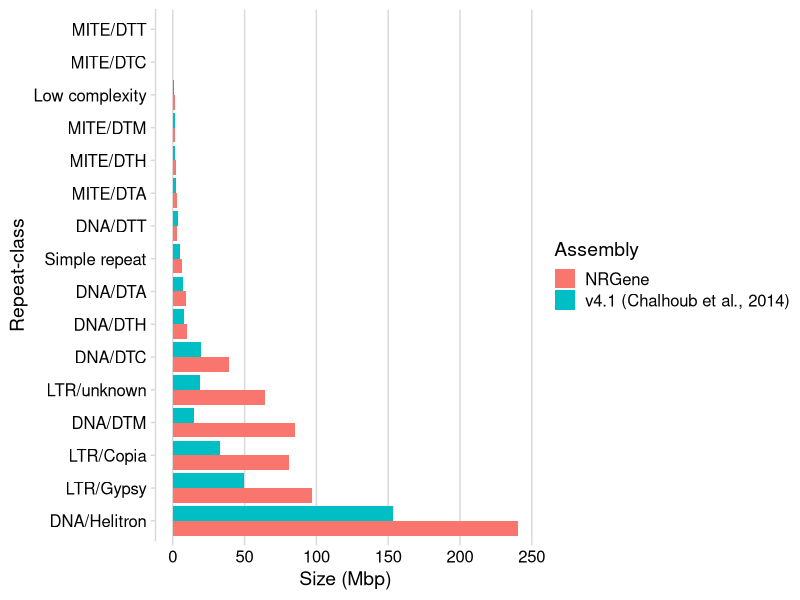

This figure's R source:
## ---- chunk 1
library(tidyverse)
## ---- chunk 2
df <- data.frame(
  stringsAsFactors = FALSE,
       check.names = FALSE,
          Assembly = c("v4.1 (Chalhoub et al., 2014)",
                       "v4.1 (Chalhoub et al., 2014)",
                       "v4.1 (Chalhoub et al., 2014)","v4.1 (Chalhoub et al., 2014)",
                       "v4.1 (Chalhoub et al., 2014)","v4.1 (Chalhoub et al., 2014)",
                       "v4.1 (Chalhoub et al., 2014)","v4.1 (Chalhoub et al., 2014)",
                       "v4.1 (Chalhoub et al., 2014)",
                       "v4.1 (Chalhoub et al., 2014)","v4.1 (Chalhoub et al., 2014)",
                       "v4.1 (Chalhoub et al., 2014)","v4.1 (Chalhoub et al., 2014)",
                       "v4.1 (Chalhoub et al., 2014)","v4.1 (Chalhoub et al., 2014)",
                       "v4.1 (Chalhoub et al., 2014)","v4.1 (Chalhoub et al., 2014)",
                       "v4.1 (Chalhoub et al., 2014)",
                       "v4.1 (Chalhoub et al., 2014)","NRGene","NRGene","NRGene","NRGene","NRGene",
                       "NRGene","NRGene","NRGene","NRGene","NRGene",
                       "NRGene","NRGene","NRGene","NRGene","NRGene","NRGene",
                       "NRGene","NRGene","NRGene"),
    Pseudomolecule = c("chrA01","chrA02","chrA03",
                       "chrA04","chrA05","chrA06","chrA07","chrA08","chrA09",
                       "chrA10","chrC01","chrC02","chrC03","chrC04",
                       "chrC05","chrC06","chrC07","chrC08","chrC09","chrA01",
                       "chrA02","chrA03","chrA04","chrA05","chrA06","chrA07",
                       "chrA08","chrA09","chrA10","chrC01","chrC02",
                       "chrC03","chrC04","chrC05","chrC06","chrC07","chrC08",
                       "chrC09"),
         `DNA/DTA` = c(0.21,0.24,0.21,0.2,0.21,
                       0.23,0.21,0.17,0.32,0.14,0.99,0.46,0.66,0.57,0.52,
                       0.45,0.48,0.4,0.49,0.33,0.33,0.29,0.25,0.32,
                       0.31,0.3,0.24,0.53,0.2,0.6,0.74,0.86,0.78,0.61,0.6,
                       0.68,0.57,0.68),
         `DNA/DTC` = c(0.43,0.51,0.44,0.37,0.39,
                       0.38,0.36,0.33,0.64,0.27,1.49,1.85,2.17,1.93,1.65,
                       1.4,1.6,1.37,2,0.71,0.93,0.61,0.51,0.68,0.56,
                       0.55,0.59,1.24,0.45,3.37,3.88,4.38,4.37,3.23,
                       2.67,3.26,2.81,4.1),
         `DNA/DTH` = c(0.24,0.28,0.28,0.18,0.21,
                       0.27,0.21,0.18,0.38,0.17,0.54,0.61,0.79,0.62,0.59,
                       0.51,0.56,0.49,0.63,0.32,0.38,0.33,0.22,0.27,
                       0.28,0.25,0.21,0.45,0.23,0.76,0.81,1.01,0.84,0.75,
                       0.66,0.71,0.71,0.87),
         `DNA/DTM` = c(0.48,0.54,0.49,0.38,0.48,
                       0.5,0.46,0.37,0.73,0.38,0.97,1.16,1.43,1.31,1.1,
                       0.92,1.07,0.98,1.19,2.49,2.08,1.27,1.39,0.82,
                       1.66,3.83,2.13,1.78,5.15,5.18,19.03,5.67,7.71,3.13,
                       3.82,8.87,4.25,4.87),
         `DNA/DTT` = c(0.1,0.14,0.14,0.09,0.09,
                       0.1,0.15,0.1,0.2,0.07,0.19,0.28,0.35,0.24,0.22,
                       0.2,0.25,0.22,0.26,0.12,0.15,0.15,0.1,0.1,0.11,
                       0.1,0.12,0.2,0.08,0.14,0.22,0.28,0.18,0.17,0.15,
                       0.2,0.17,0.18),
    `DNA/Helitron` = c(5.51,6.77,6.4,5.19,5.47,
                       5.96,5.88,4.7,8.89,3.8,8.58,11.01,13.96,12.01,9.51,
                       9.24,10.47,8.69,11.25,12.74,9.87,7.83,7.88,
                       10.24,9.12,7.64,6.7,15.77,5.84,14.69,17.96,20.14,
                       19.32,15.78,13.19,15.15,13.39,16.94),
       `LTR/Copia` = c(0.73,0.91,0.69,0.61,0.68,
                       0.71,0.74,0.72,1.06,0.42,2.51,2.96,3.36,3.42,2.62,
                       2.59,2.8,2.25,3.19,1.24,1.57,0.95,1.2,1.04,
                       0.99,3.12,1.18,1.95,1.05,5,18.91,6.61,9.18,5.24,
                       4.96,6.09,4.86,5.92),
       `LTR/Gypsy` = c(0.65,1.07,0.48,0.74,0.71,
                       1.27,0.82,0.73,0.84,0.99,4.02,5.19,5.3,4.36,4.92,
                       3.27,4.48,4.22,5.36,1.87,2.73,0.92,1.18,1.69,
                       2.23,2.79,1.79,3.64,2.23,6.56,13.9,9.01,8.39,8,
                       5.84,8.72,7.02,8.65),
     `LTR/unknown` = c(0.36,0.51,0.34,0.36,0.39,
                       0.46,0.4,0.38,0.55,0.35,1.49,1.98,1.95,1.66,1.58,
                       1.37,1.59,1.51,1.86,1.24,1.58,0.9,0.89,1.13,
                       1.83,1.74,1.16,2.28,1.17,3.66,14.56,5.28,5.26,4.22,
                       3.7,4.88,3.94,4.99),
    Low_complexity = c(0.05,0.05,0.07,0.04,0.04,
                       0.05,0.06,0.04,0.07,0.04,0.06,0.07,0.1,0.07,0.06,
                       0.06,0.06,0.06,0.07,0.06,0.07,0.08,0.05,0.06,
                       0.06,0.07,0.05,0.1,0.04,0.08,0.09,0.12,0.1,0.08,
                       0.07,0.09,0.08,0.09),
        `MITE/DTA` = c(0.09,0.11,0.12,0.08,0.08,
                       0.09,0.1,0.08,0.15,0.05,0.11,0.15,0.2,0.16,0.12,
                       0.13,0.13,0.12,0.15,0.11,0.13,0.12,0.09,0.09,
                       0.09,0.09,0.08,0.17,0.06,0.15,0.2,0.26,0.22,0.15,
                       0.16,0.18,0.16,0.18),
        `MITE/DTC` = c(0,0,0,0,0,0,0,0,0.01,0,
                       0.01,0.01,0.01,0.01,0.01,0.01,0.01,0.01,0.01,0,
                       0,0,0,0.01,0,0,0,0.01,0,0,0.01,0.01,0.01,
                       0.01,0,0,0.01,0.01),
        `MITE/DTH` = c(0.04,0.06,0.08,0.04,0.05,
                       0.05,0.06,0.04,0.08,0.03,0.08,0.11,0.14,0.11,0.09,
                       0.09,0.11,0.09,0.1,0.11,0.12,0.13,0.07,0.09,
                       0.11,0.11,0.08,0.17,0.07,0.14,0.17,0.22,0.19,0.15,
                       0.13,0.17,0.15,0.17),
        `MITE/DTM` = c(0.02,0.02,0.05,0.01,0.02,
                       0.02,0.02,0.01,0.03,0.02,0.18,0.18,0.15,0.2,0.08,
                       0.12,0.17,0.05,0.21,0.04,0.04,0.03,0.02,0.04,
                       0.03,0.03,0.02,0.06,0.02,0.14,0.17,0.18,0.19,0.12,
                       0.12,0.14,0.13,0.17),
        `MITE/DTT` = c(0,0,0,0,0,0,0,0,0.01,0,
                       0,0,0.01,0,0,0,0,0,0,0,0,0,0,0,0,0,0,0,
                       0,0,0.01,0.01,0.01,0,0.01,0.01,0.01,0),
     Simple_repeat = c(0.2,0.22,0.27,0.17,0.18,
                       0.23,0.23,0.16,0.39,0.16,0.26,0.31,0.43,0.3,0.28,
                       0.27,0.3,0.25,0.43,0.25,0.26,0.3,0.19,0.22,0.23,
                       0.25,0.2,0.38,0.19,0.34,0.45,0.55,0.44,0.36,
                       0.34,0.39,0.35,0.41)
)
## ---- chunk 3
df %>% pivot_longer(cols=-c('Assembly', 'Pseudomolecule'), names_to='Repeat', values_to='Mbp') %>% 
  group_by(Assembly, Repeat) %>% 
  summarise(sums = sum(Mbp)) -> long_df
tail(long_df)
## ---- chunk 4
long_df %>% 
  mutate(Assembly = factor(Assembly, levels = c( 'NRGene','v4.1 (Chalhoub et al., 2014)'))) %>%
  mutate(Repeat = str_replace_all(Repeat, '_',' ')) %>% 
  ggplot(aes(x = reorder(Repeat, -sums), fill = Assembly, y = sums)) +
  geom_bar(stat='identity', position = "dodge") +
  cowplot::theme_minimal_vgrid() +
  ylab('Size (Mbp)') +
  coord_flip() + 
  xlab('Repeat-class') -> p
p
## ---- chunk 5
cowplot::save_plot('FigS2.png',p, base_height = 5)
